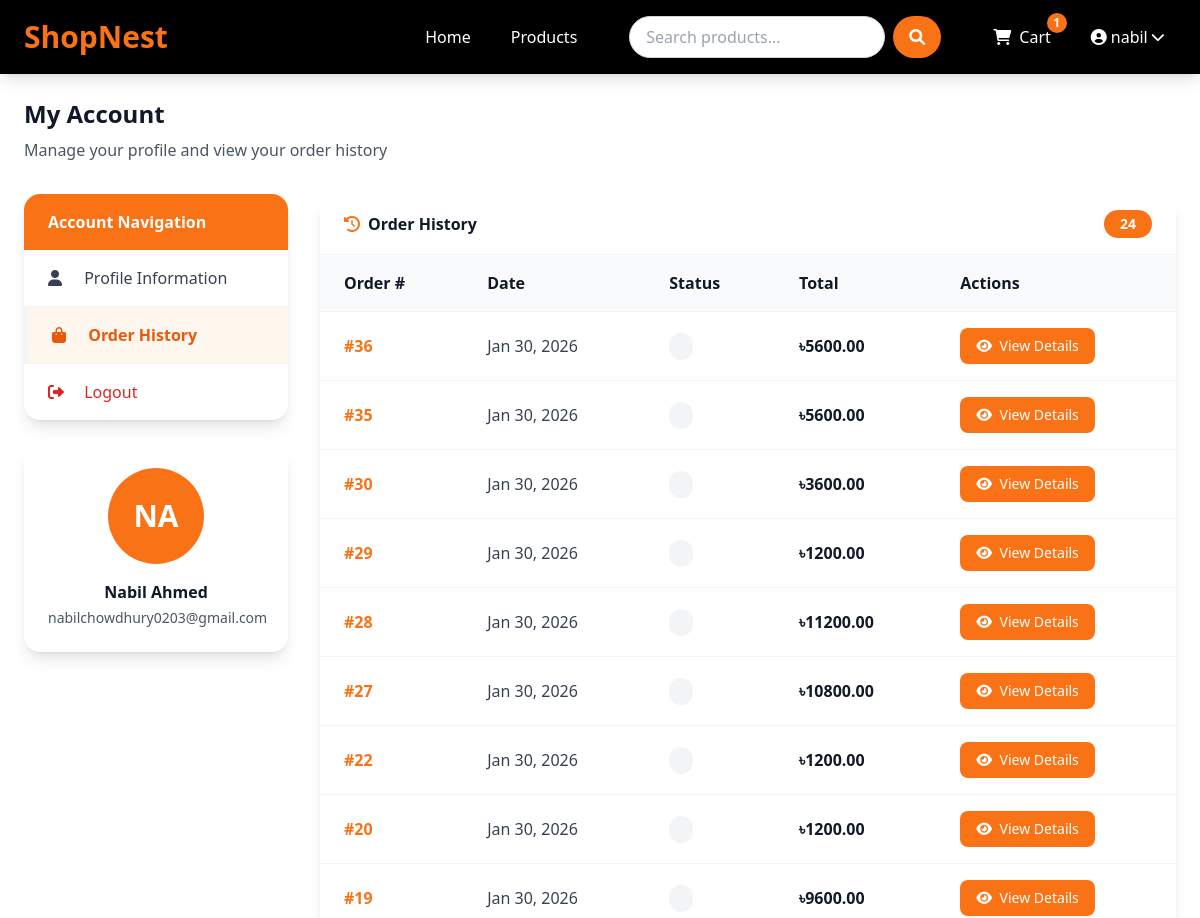
Page /profile/?tab=orders (signed in, upper part) on the earlier database version.
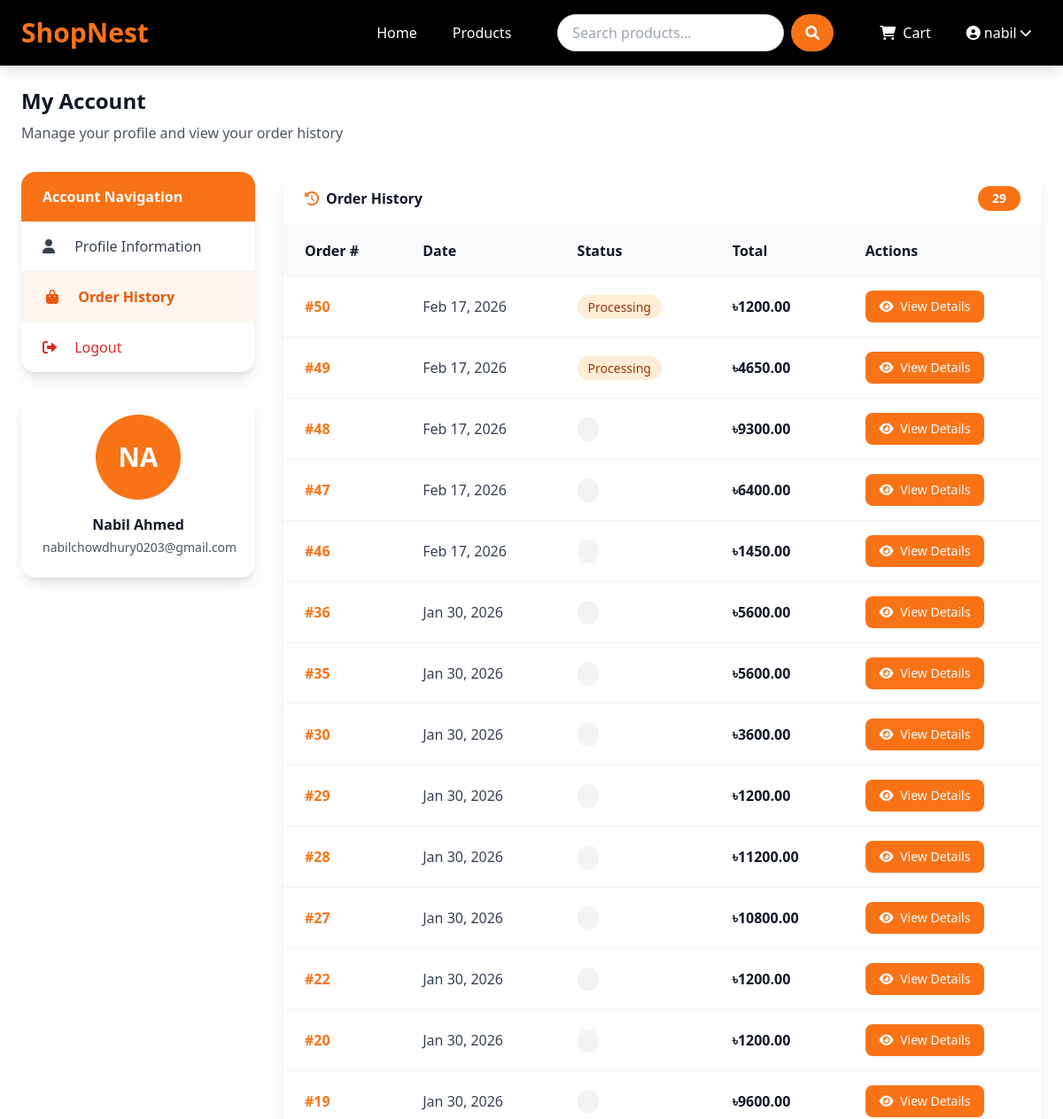
Same page on the later database version.
### shop/models.py (models this page shows, shortened)
class Order(models.Model):
    STATUS = [
        ('pending', 'Pending'),                                 # 1st value = backend
        ('processing', 'Processing'),                           # 2nd value = Fronted
        ('shipped', 'Shipped'),
        ('delivered', 'Delivered'),
        ('canceled', 'Canceled'),
    ]
    user = models.ForeignKey(User, on_delete=models.CASCADE, related_name='orders')
    first_name = models.CharField(max_length=100)
    last_name = models.CharField(max_length=100)
    email = models.EmailField()
    address = models.TextField()
    postal_code = models.CharField(max_length=100)
    phone = models.CharField(max_length=12)
    city = models.CharField(max_length=100)
    note = models.TextField()
    paid = models.BooleanField(default=False)
    transaction_id = models.CharField(max_length=100)
    created_at = models.DateTimeField(auto_now_add=True)
    updated_at = models.DateTimeField(auto_now=True)
    status = models.CharField(max_length=10, choices=STATUS)
    def get_total_cost(self):
        return sum(item.get_cost() for item in self.order_items.all())                  # 'get_cost()' from CartItem model

class OrderItem(models.Model):
    order = models.ForeignKey(Order, on_delete=models.CASCADE, related_name='order_items')
    product = models.ForeignKey(Product, on_delete=models.CASCADE)
    quantity = models.PositiveBigIntegerField(default=1)
    price = models.DecimalField(max_digits=10, decimal_places=2)
    def get_cost(self):
        return self.quantity*self.product.price  # 20

class Product(models.Model):
    name = models.CharField(max_length=100)
    slug = models.SlugField(max_length=200, unique=True)
    category = models.ForeignKey(Category, on_delete=models.CASCADE, related_name='products')
    description = models.TextField()
    price = models.DecimalField(max_digits=10, decimal_places=2)                            # 405.99
    stock = models.PositiveBigIntegerField(default=1)                                       # 1 product minimum
    available = models.BooleanField(default=True)                                           # if the product is available or not; By default Available, can make is unavailable
    created_at = models.DateTimeField(auto_now_add=True)
    updated_at = models.DateTimeField(auto_now=True)
    image = models.ImageField(upload_to='products/%Y/%m/%d')                                 # images will be uploaded to the product folder based on date

### shop/views.py (the view)
# urls.py: path('profile/', views.profile_view, name="profile"),
@login_required
def profile_view(request):
    tab = request.GET.get('tab')                                                             # which tab is active
    orders = models.Order.objects.filter(user = request.user).order_by('-created_at')        # "order_by('-created_at')" --> newest first
    completed_orders = orders.filter(status = 'delivered')                                   # "filter(status = 'delivered')" --> completed orders
    total_spent = sum(order.get_total_cost() for order in orders)
    order_history_active = (tab == 'orders')                                          # true if 'orders' tab is active, else false
    for order in orders:
        print(order.id, "status:", order.status, "display:", order.get_status_display())
    context = {
        'user' : request.user,
        'orders' : orders,
        'completed_orders' : completed_orders,
        'total_spent' : total_spent,
        'order_history_active' : order_history_active
    }
    return render(request, 'shop/profile.html', context)

### shop/context_processor.py (called while the page is built)
def cart_items_count(request):
    if request.user.is_authenticated:
        try:
            cart = Cart.objects.get(user=request.user)
            return {'cart_items_count' : cart.get_total_items()}                      # "cart_items_count" can be used globally in very view
        except Cart.DoesNotExist:
            {'cart_items_count' : 0}
    return {'cart_items_count' : 0}

### shop/models.py (called while the page is built)
    def get_total_items(self):
        return sum(item.quantity for item in self.items.all())

### templates/shop/profile.html (shortened to what the changed rows need)
{% extends 'base.html' %}
{% block content %}
<div class="mb-8">
    <h1 class="font-bold text-2xl text-gray-900 mb-2">My Account</h1>
</div>
<div class="grid grid-cols-1 lg:grid-cols-4 gap-8">
    <div class="lg:col-span-3">
        {% if order_history_active %}
        <div class="bg-white rounded-2xl shadow-lg overflow-hidden">
            <div class="border-b border-gray-100 px-6 py-4 flex justify-between items-center">
                <h5 class="font-semibold text-gray-900 flex items-center gap-2">
                    <i class="fas fa-history text-orange-500"></i> Order History
                </h5>
                {% if orders %}
                <span class="bg-orange-500 text-white rounded-full px-4 py-1 text-sm font-semibold">{{ orders|length }}</span>
                {% endif %}
            </div>
            <div class="overflow-x-auto">
                {% if orders %}
                <table class="w-full">
                    <thead class="bg-gray-50">
                        <tr>
                            <th class="text-left px-6 py-4 font-semibold text-gray-900">Order #</th>
                            <th class="text-left px-6 py-4 font-semibold text-gray-900">Date</th>
                            <th class="text-left px-6 py-4 font-semibold text-gray-900">Status</th>
                            <th class="text-left px-6 py-4 font-semibold text-gray-900">Total</th>
                            <th class="text-left px-6 py-4 font-semibold text-gray-900">Actions</th>
                        </tr>
                    </thead>
                    <tbody>
                        {% for order in orders %}
                        <tr class="border-t border-gray-100 hover:bg-orange-50/30 transition duration-200">
                            <td class="px-6 py-4">
                                <span class="font-semibold text-orange-500">#{{ order.id }}</span>
                            </td>
                            <td class="px-6 py-4 text-gray-700">{{ order.created_at|date:"M d, Y" }}</td>
                            <td class="px-6 py-4">
                                <span class="px-3 py-1 rounded-full text-sm font-medium {% if order.status == 'delivered' %}bg-green-100 text-green-800{% elif order.status == 'shipped' %}bg-blue-100 text-blue-800{% elif order.status == 'processing' %}bg-orange-100 text-orange-800{% elif order.status == 'canceled' %}bg-red-100 text-red-800{% else %}bg-gray-100 text-gray-800{% endif %}">
                                    {{ order.get_status_display }}
                                </span>
                            </td>
                            <td class="px-6 py-4 font-semibold text-gray-900">৳{{ order.get_total_cost }}</td>
                            <td class="px-6 py-4">
                                <button type="button" onclick="document.getElementById('orderModal{{ order.id }}').showModal()" class="bg-orange-500 text-white hover:bg-black px-4 py-2 rounded-lg font-medium transition duration-300 text-sm">
                                    <i class="fas fa-eye mr-1"></i> View Details
                                </button>
                            </td>
                        </tr>
                        {% endfor %}
                    </tbody>
                </table>
                {% endif %}
            </div>
        </div>
        {% endif %}
    </div>
</div>
{% endblock %}

### templates/base.html (shortened to what this page needs)
<!DOCTYPE html>
<html lang="en">
<head>
    <script src="https://cdn.tailwindcss.com"></script>
    <link rel="stylesheet" href="https://cdnjs.cloudflare.com/ajax/libs/font-awesome/6.0.0/css/all.min.css">
    {% load static %}
</head>
<body class="flex flex-col min-h-screen bg-white text-gray-900">
    <header>
        <nav class="bg-black px-6 py-4 shadow-lg">
            <div class="max-w-7xl mx-auto flex flex-wrap items-center justify-between gap-4">
                <a class="text-orange-500 font-bold text-3xl hover:text-orange-400 transition duration-300" href="{% url 'home' %}">ShopNest</a>
                <div id="navbarNav" class="hidden md:flex flex-col md:flex-row md:items-center md:gap-6 w-full md:w-auto">
                    <ul class="flex flex-col md:flex-row md:items-center gap-4 py-4 md:py-0">
                        <li>
                            <a class="text-white hover:text-orange-500 font-medium px-3 py-2 rounded-lg transition duration-300 {% if request.path == '/' %}text-orange-500{% endif %}" href="{% url 'home' %}">Home</a>
                        </li>
                        <li>
                            <a class="text-white hover:text-orange-500 font-medium px-3 py-2 rounded-lg transition duration-300 {% if '/products/' in request.path %}text-orange-500{% endif %}" href="{% url 'product_list' %}">Products</a>
                        </li>
                    </ul>
                    <form class="flex gap-2 my-4 md:my-0 md:mx-4" action="{% url 'product_list' %}" method="get">
                        <input class="flex-1 md:w-48 lg:w-64 border border-gray-300 rounded-full px-4 py-2 focus:outline-none focus:ring-2 focus:ring-orange-500 text-black" type="search" name="search" placeholder="Search products..." aria-label="Search">
                        <button class="bg-orange-500 text-white rounded-full px-4 py-2 hover:bg-black transition duration-300" type="submit">
                            <i class="fas fa-search"></i>
                        </button>
                    </form>
                    <ul class="flex flex-col md:flex-row md:items-center gap-4">
                        <li>
                            <a class="relative text-white hover:text-orange-500 font-medium px-3 py-2 transition duration-300 inline-flex items-center gap-2" href="{% url 'cart_detail' %}">
                                <i class="fas fa-shopping-cart"></i> Cart
                                {% if cart_items_count %}
                                    <span class="absolute -top-1 -right-1 bg-orange-500 text-white text-xs font-bold rounded-full w-5 h-5 flex items-center justify-center">{{ cart_items_count }}</span>
                                {% endif %}
                            </a>
                        </li>
                        {% if user.is_authenticated %}
                            <li class="relative group">
                                <button type="button" id="userMenuBtn" class="text-white hover:text-orange-500 font-medium px-3 py-2 transition duration-300 inline-flex items-center gap-1">
                                    <i class="fas fa-user-circle"></i> {{ user.username }} <i class="fas fa-chevron-down text-sm"></i>
                                </button>
                            </li>
                        {% endif %}
                    </ul>
                </div>
            </div>
        </nav>
    </header>
    <main class="flex-1 max-w-7xl mx-auto w-full px-6 py-6">
        {% block content %}{% endblock %}
    </main>
</body>
</html>

Differences in the rows shown:
added Order: id "50", created_at "Feb 17, 2026", status "Processing", get_total_cost "1200.00"
added Order: id "49", created_at "Feb 17, 2026", status "Processing", get_total_cost "4650.00"
added Order: id "48", created_at "Feb 17, 2026", get_total_cost "9300.00"
added Order: id "47", created_at "Feb 17, 2026", get_total_cost "6400.00"
added Order: id "46", created_at "Feb 17, 2026", get_total_cost "1450.00"
Other differences:
{{ orders|length }}: "24" → "29"
{{ cart_items_count }}: "1" → (not shown)
